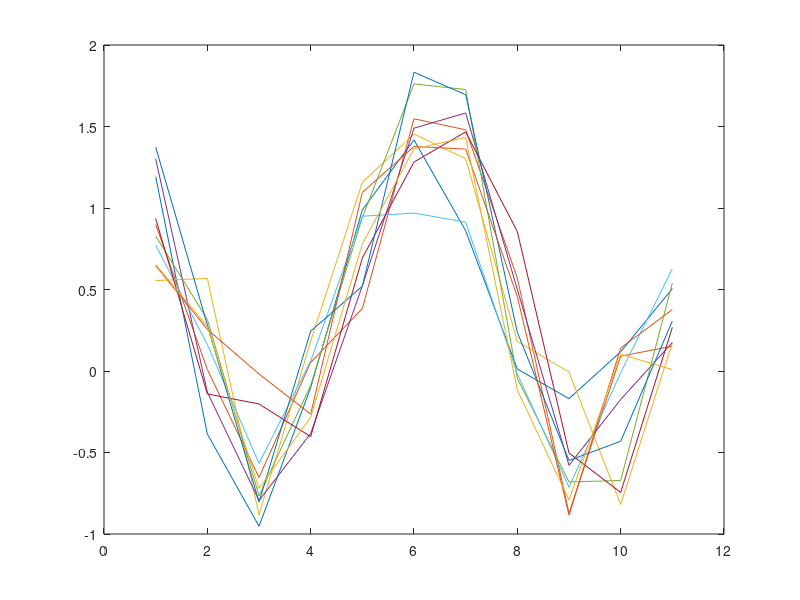

Reproduce this figure in MATLAB. (Note: this script raises an error after producing the figure.)
function InteractiveClassification(waveforms,clusterClasses,viewClasses)

switch nargin
    case 0
        if ~exist('waveforms','var')
            % example waveforms, one per row
            waveforms=[(sin(-10:0)+rand(1,11));...
                (sin(-10:0)+rand(1,11));...
                (sin(-10:0)+rand(1,11));...
                (sin(-10:0)+rand(1,11));...
                (sin(-10:0)+rand(1,11));...
                (sin(-10:0)+rand(1,11));...
                (sin(-10:0)+rand(1,11));...
                (sin(-10:0)+rand(1,11));...
                (sin(-10:0)+rand(1,11));...
                (sin(-10:0)+rand(1,11))];
            
            % plot WFs
            figure;
            plot(waveforms');
        end
    case 1
        clusterClasses=ones(size(waveforms,1),1);
        viewClasses=unique(clusterClasses);
end

%get line handles
lineH=findobj(gca,'Type', 'line');%in reverse order

%draw selection line / rectangle
lineSelecIdx=SelectLines(waveforms);

%% actions
%set class 
prompt='Set waveform class value';
name='Waveform classification';
numlines=1;
defaultanswer={'0'};
setClass=str2double(inputdlg(prompt,name,numlines,defaultanswer));
clusterClasses(lineSelecIdx)=setClass;

% disappear
% set(lineH(flip(lineSelecIdx)),'Visible','off')
set(lineH(flip(~ismember(clusterClasses,viewClasses))),'Visible','off')

% delete
% delete(lineH(flip(lineSelecIdx))) % delete line
% drawnow()